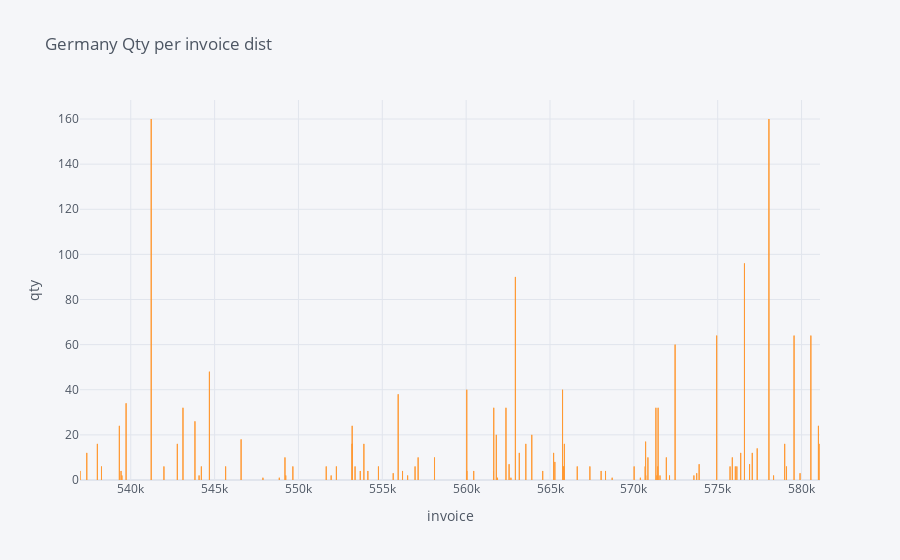

Notebook code cell kept with this figure:
### Code cell
eire = df[df.Country == 'EIRE'] 

eire = pd.pivot_table(germany, values=['Quantity'], index='InvoiceNo', aggfunc='sum')

eire.iplot(kind='bar', xTitle='invoice', yTitle='qty', 
           title='Ireland quantity per invoice dist')

### Figure 1 — Plotly figure (JSON) as saved in the notebook; plotly's stock layout.template omitted (floating-point values rounded to 4 significant figures)
{"data": [{"marker": {"color": "rgba(255, 153, 51, 0.6)", "line": {"color": "rgba(255, 153, 51, 1.0)", "width": 1}}, "name": "Quantity", "orientation": "v", "text": "", "type": "bar", "x": [536975, 537378, 538009, 538255, 539320, 539421, 539473, 539722, 541220, 541979, 542777, 543114, 543828, 544074, 544210, 544690, 545657, 546580, 547882, 548858, 549196, 549242, 549667, 551656, 551950, 552262, 553203, 553206, 553210, 553375, 553686, 553901, 554139, 554770, 555650, 555947, 556206, 556510, 556953, 557136, 558113, 560036, 560041, 560451, 561631, 561645, 561798, 561870, 562374, 562560, 562670, 562935, 563169, 563558, 563913, 564565, 565214, 565289, 565748, 565800, 565851, 565857, 566625, 567378, 568048, 568310, 568706, 570016, 570388, 570674, 570700, 570706, 570839, 571314, 571377, 571425, 571446, 571559, 571937, 572127, 572459, 573581, 573748, 573892, 574938, 575735, 575871, 576051, 576141, 576371, 576595, 576899, 577061, 577355, 578054, 578331, 578994, 579102, 579553, 579910, 580555, 581006, 581098], "y": [4, 12, 16, 6, 24, 4, 2, 34, 160, 6, 16, 32, 26, 2, 6, 48, 6, 18, 1, 1, 10, 2, 6, 6, 2, 6, 24, 16, 16, 6, 4, 16, 4, 6, 3, 38, 4, 2, 6, 10, 10, 40, 4, 4, 4, 32, 20, 1, 32, 7, 1, 90, 12, 16, 20, 4, 12, 8, 40, 6, 6, 16, 6, 6, 4, 4, 1, 6, 1, 6, 17, 2, 10, 32, 2, 6, 32, 2, 10, 2, 60, 2, 3, 7, 64, 6, 10, 6, 6, 12, 96, 7, 12, 14, 160, 2, 16, 6, 64, 3, 64, 24, 16]}], "layout": {"legend": {"bgcolor": "#F5F6F9", "font": {"color": "#4D5663"}}, "paper_bgcolor": "#F5F6F9", "plot_bgcolor": "#F5F6F9", "title": {"font": {"color": "#4D5663"}, "text": "Germany Qty per invoice dist"}, "xaxis": {"gridcolor": "#E1E5ED", "showgrid": true, "tickfont": {"color": "#4D5663"}, "title": {"font": {"color": "#4D5663"}, "text": "invoice"}, "zerolinecolor": "#E1E5ED"}, "yaxis": {"gridcolor": "#E1E5ED", "showgrid": true, "tickfont": {"color": "#4D5663"}, "title": {"font": {"color": "#4D5663"}, "text": "qty"}, "zerolinecolor": "#E1E5ED"}}}
